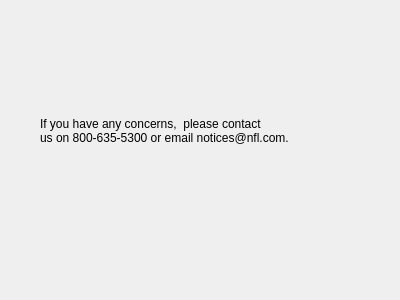
<?xml version="1.0" encoding="UTF-8"?>
<ui version="4.0">
 <class>contact</class>
 <widget class="QDialog" name="contact">
  <property name="geometry">
   <rect>
    <x>0</x>
    <y>0</y>
    <width>400</width>
    <height>300</height>
   </rect>
  </property>
  <property name="windowTitle">
   <string>Dialog</string>
  </property>
  <widget class="QLabel" name="label">
   <property name="geometry">
    <rect>
     <x>44</x>
     <y>10</y>
     <width>301</width>
     <height>281</height>
    </rect>
   </property>
   <property name="text">
    <string/>
   </property>
  </widget>
  <widget class="QLabel" name="label_2">
   <property name="geometry">
    <rect>
     <x>40</x>
     <y>70</y>
     <width>321</width>
     <height>121</height>
    </rect>
   </property>
   <property name="text">
    <string>If you have any concerns,  please contact 
us on 800-635-5300 or email notices@nfl.com. </string>
   </property>
  </widget>
 </widget>
 <resources/>
 <connections/>
</ui>
